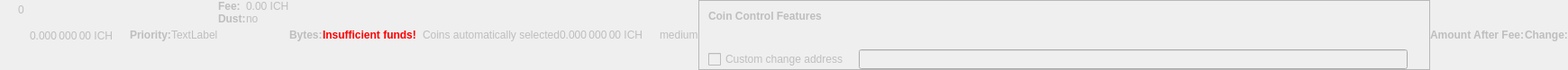
    <widget class="QWidget" name="dummyHideWidget" native="true">
     <property name="enabled">
      <bool>false</bool>
     </property>
     <property name="maximumSize">
      <size>
       <width>100</width>
       <height>22</height>
      </size>
     </property>
     <layout class="QHBoxLayout" name="dummyHideLayout">
      <property name="spacing">
       <number>0</number>
      </property>
      <property name="leftMargin">
       <number>0</number>
      </property>
      <property name="topMargin">
       <number>0</number>
      </property>
      <property name="rightMargin">
       <number>0</number>
      </property>
      <property name="bottomMargin">
       <number>0</number>
      </property>
      <item>
       <layout class="QFormLayout" name="formLayoutCoinControl1">
        <property name="horizontalSpacing">
         <number>10</number>
        </property>
        <property name="verticalSpacing">
         <number>14</number>
        </property>
        <property name="leftMargin">
         <number>10</number>
        </property>
        <property name="topMargin">
         <number>4</number>
        </property>
        <property name="rightMargin">
         <number>6</number>
        </property>
        <item row="0" column="1">
         <widget class="QLabel" name="labelCoinControlBytes">
          <property name="cursor">
           <cursorShape>IBeamCursor</cursorShape>
          </property>
          <property name="contextMenuPolicy">
           <enum>Qt::ActionsContextMenu</enum>
          </property>
          <property name="text">
           <string notr="true">0</string>
          </property>
          <property name="textInteractionFlags">
           <set>Qt::LinksAccessibleByMouse|Qt::TextSelectableByKeyboard|Qt::TextSelectableByMouse</set>
          </property>
         </widget>
        </item>
       </layout>
      </item>
      <item>
       <widget class="QLabel" name="labelCoinControlAfterFee">
        <property name="enabled">
         <bool>false</bool>
        </property>
        <property name="sizePolicy">
         <sizepolicy hsizetype="Fixed" vsizetype="Fixed">
          <horstretch>0</horstretch>
          <verstretch>0</verstretch>
         </sizepolicy>
        </property>
        <property name="minimumSize">
         <size>
          <width>111</width>
          <height>12</height>
         </size>
        </property>
        <property name="maximumSize">
         <size>
          <width>111</width>
          <height>12</height>
         </size>
        </property>
        <property name="cursor">
         <cursorShape>IBeamCursor</cursorShape>
        </property>
        <property name="contextMenuPolicy">
         <enum>Qt::ActionsContextMenu</enum>
        </property>
        <property name="text">
         <string notr="true">0.000 000 00 ICH</string>
        </property>
        <property name="textInteractionFlags">
         <set>Qt::LinksAccessibleByMouse|Qt::TextSelectableByKeyboard|Qt::TextSelectableByMouse</set>
        </property>
       </widget>
      </item>
      <item>
       <widget class="QLabel" name="labelCoinControlPriorityText">
        <property name="enabled">
         <bool>false</bool>
        </property>
        <property name="font">
         <font>
          <weight>75</weight>
          <bold>true</bold>
         </font>
        </property>
        <property name="text">
         <string>Priority:</string>
        </property>
       </widget>
      </item>
      <item>
       <layout class="QHBoxLayout" name="horizontalLayout">
        <item>
         <widget class="QLabel" name="WarningLabel">
          <property name="text">
           <string>TextLabel</string>
          </property>
         </widget>
        </item>
       </layout>
      </item>
      <item>
       <layout class="QFormLayout" name="formLayoutCoinControl3">
        <property name="horizontalSpacing">
         <number>0</number>
        </property>
        <property name="verticalSpacing">
         <number>0</number>
        </property>
        <property name="leftMargin">
         <number>0</number>
        </property>
        <property name="topMargin">
         <number>0</number>
        </property>
        <property name="rightMargin">
         <number>0</number>
        </property>
        <item row="0" column="0">
         <widget class="QLabel" name="labelCoinControlFeeText">
          <property name="enabled">
           <bool>false</bool>
          </property>
          <property name="font">
           <font>
            <weight>75</weight>
            <bold>true</bold>
           </font>
          </property>
          <property name="text">
           <string>Fee:</string>
          </property>
          <property name="margin">
           <number>0</number>
          </property>
         </widget>
        </item>
        <item row="0" column="1">
         <widget class="QLabel" name="labelCoinControlFee">
          <property name="enabled">
           <bool>false</bool>
          </property>
          <property name="cursor">
           <cursorShape>IBeamCursor</cursorShape>
          </property>
          <property name="contextMenuPolicy">
           <enum>Qt::ActionsContextMenu</enum>
          </property>
          <property name="text">
           <string notr="true">0.00 ICH</string>
          </property>
          <property name="textInteractionFlags">
           <set>Qt::LinksAccessibleByMouse|Qt::TextSelectableByKeyboard|Qt::TextSelectableByMouse</set>
          </property>
         </widget>
        </item>
        <item row="1" column="0">
         <widget class="QLabel" name="labelCoinControlLowOutputText">
          <property name="enabled">
           <bool>false</bool>
          </property>
          <property name="font">
           <font>
            <weight>75</weight>
            <bold>true</bold>
           </font>
          </property>
          <property name="text">
           <string>Dust:</string>
          </property>
         </widget>
        </item>
        <item row="1" column="1">
         <widget class="QLabel" name="labelCoinControlLowOutput">
          <property name="enabled">
           <bool>false</bool>
          </property>
          <property name="cursor">
           <cursorShape>IBeamCursor</cursorShape>
          </property>
          <property name="contextMenuPolicy">
           <enum>Qt::ActionsContextMenu</enum>
          </property>
          <property name="text">
           <string>no</string>
          </property>
          <property name="textInteractionFlags">
           <set>Qt::LinksAccessibleByMouse|Qt::TextSelectableByKeyboard|Qt::TextSelectableByMouse</set>
          </property>
         </widget>
        </item>
       </layout>
      </item>
      <item>
       <widget class="QLabel" name="labelCoinControlBytesText">
        <property name="enabled">
         <bool>false</bool>
        </property>
        <property name="font">
         <font>
          <weight>75</weight>
          <bold>true</bold>
         </font>
        </property>
        <property name="text">
         <string>Bytes:</string>
        </property>
       </widget>
      </item>
      <item>
       <layout class="QFormLayout" name="formLayoutCoinControl2">
        <property name="horizontalSpacing">
         <number>0</number>
        </property>
        <property name="verticalSpacing">
         <number>0</number>
        </property>
        <property name="leftMargin">
         <number>0</number>
        </property>
        <property name="topMargin">
         <number>0</number>
        </property>
        <property name="rightMargin">
         <number>0</number>
        </property>
       </layout>
      </item>
      <item>
       <layout class="QHBoxLayout" name="horizontalLayoutCoinControl2">
        <property name="spacing">
         <number>0</number>
        </property>
        <property name="bottomMargin">
         <number>0</number>
        </property>
       </layout>
      </item>
      <item>
       <widget class="QLabel" name="labelCoinControlInsuffFunds">
        <property name="enabled">
         <bool>false</bool>
        </property>
        <property name="minimumSize">
         <size>
          <width>0</width>
          <height>0</height>
         </size>
        </property>
        <property name="font">
         <font>
          <weight>75</weight>
          <bold>true</bold>
         </font>
        </property>
        <property name="styleSheet">
         <string notr="true">color:red;font-weight:bold;</string>
        </property>
        <property name="text">
         <string>Insufficient funds!</string>
        </property>
        <property name="margin">
         <number>5</number>
        </property>
       </widget>
      </item>
      <item>
       <layout class="QFormLayout" name="formLayoutCoinControl4">
        <property name="horizontalSpacing">
         <number>0</number>
        </property>
        <property name="verticalSpacing">
         <number>0</number>
        </property>
        <property name="leftMargin">
         <number>0</number>
        </property>
        <property name="topMargin">
         <number>0</number>
        </property>
        <property name="rightMargin">
         <number>0</number>
        </property>
       </layout>
      </item>
      <item>
       <widget class="QLabel" name="labelCoinControlChangeLabel">
        <property name="enabled">
         <bool>false</bool>
        </property>
        <property name="sizePolicy">
         <sizepolicy hsizetype="Preferred" vsizetype="Expanding">
          <horstretch>0</horstretch>
          <verstretch>0</verstretch>
         </sizepolicy>
        </property>
        <property name="minimumSize">
         <size>
          <width>0</width>
          <height>0</height>
         </size>
        </property>
        <property name="text">
         <string/>
        </property>
        <property name="margin">
         <number>3</number>
        </property>
       </widget>
      </item>
      <item>
       <widget class="QLabel" name="labelCoinControlAutomaticallySelected">
        <property name="enabled">
         <bool>false</bool>
        </property>
        <property name="sizePolicy">
         <sizepolicy hsizetype="Fixed" vsizetype="Fixed">
          <horstretch>0</horstretch>
          <verstretch>0</verstretch>
         </sizepolicy>
        </property>
        <property name="minimumSize">
         <size>
          <width>0</width>
          <height>0</height>
         </size>
        </property>
        <property name="maximumSize">
         <size>
          <width>240</width>
          <height>16777215</height>
         </size>
        </property>
        <property name="text">
         <string>Coins automatically selected</string>
        </property>
        <property name="margin">
         <number>5</number>
        </property>
       </widget>
      </item>
      <item>
       <widget class="QLabel" name="labelCoinControlChange">
        <property name="enabled">
         <bool>false</bool>
        </property>
        <property name="sizePolicy">
         <sizepolicy hsizetype="Fixed" vsizetype="Fixed">
          <horstretch>0</horstretch>
          <verstretch>0</verstretch>
         </sizepolicy>
        </property>
        <property name="minimumSize">
         <size>
          <width>111</width>
          <height>0</height>
         </size>
        </property>
        <property name="maximumSize">
         <size>
          <width>111</width>
          <height>16777215</height>
         </size>
        </property>
        <property name="cursor">
         <cursorShape>IBeamCursor</cursorShape>
        </property>
        <property name="contextMenuPolicy">
         <enum>Qt::ActionsContextMenu</enum>
        </property>
        <property name="text">
         <string notr="true">0.000 000 00 ICH</string>
        </property>
        <property name="textInteractionFlags">
         <set>Qt::LinksAccessibleByMouse|Qt::TextSelectableByKeyboard|Qt::TextSelectableByMouse</set>
        </property>
       </widget>
      </item>
      <item>
       <widget class="QLabel" name="labelCoinControlPriority">
        <property name="enabled">
         <bool>false</bool>
        </property>
        <property name="cursor">
         <cursorShape>IBeamCursor</cursorShape>
        </property>
        <property name="contextMenuPolicy">
         <enum>Qt::ActionsContextMenu</enum>
        </property>
        <property name="text">
         <string>medium</string>
        </property>
        <property name="textInteractionFlags">
         <set>Qt::LinksAccessibleByMouse|Qt::TextSelectableByKeyboard|Qt::TextSelectableByMouse</set>
        </property>
       </widget>
      </item>
      <item>
       <widget class="QFrame" name="frameCoinControl">
        <property name="sizePolicy">
         <sizepolicy hsizetype="Expanding" vsizetype="Expanding">
          <horstretch>0</horstretch>
          <verstretch>0</verstretch>
         </sizepolicy>
        </property>
        <property name="maximumSize">
         <size>
          <width>16777215</width>
          <height>16777215</height>
         </size>
        </property>
        <property name="frameShape">
         <enum>QFrame::StyledPanel</enum>
        </property>
        <property name="frameShadow">
         <enum>QFrame::Sunken</enum>
        </property>
        <layout class="QVBoxLayout" name="verticalLayoutCoinControl2_2">
         <property name="spacing">
          <number>0</number>
         </property>
         <property name="leftMargin">
          <number>0</number>
         </property>
         <property name="topMargin">
          <number>0</number>
         </property>
         <property name="rightMargin">
          <number>0</number>
         </property>
         <property name="bottomMargin">
          <number>0</number>
         </property>
         <item>
          <layout class="QVBoxLayout" name="verticalLayoutCoinControl" stretch="0,0,0,1">
           <property name="spacing">
            <number>0</number>
           </property>
           <property name="leftMargin">
            <number>10</number>
           </property>
           <property name="topMargin">
            <number>10</number>
           </property>
           <item>
            <layout class="QHBoxLayout" name="horizontalLayoutCoinControl1">
             <property name="bottomMargin">
              <number>15</number>
             </property>
             <item>
              <widget class="QLabel" name="labelCoinControlFeatures">
               <property name="enabled">
                <bool>false</bool>
               </property>
               <property name="sizePolicy">
                <sizepolicy hsizetype="Preferred" vsizetype="Maximum">
                 <horstretch>0</horstretch>
                 <verstretch>0</verstretch>
                </sizepolicy>
               </property>
               <property name="font">
                <font>
                 <weight>75</weight>
                 <bold>true</bold>
                </font>
               </property>
               <property name="styleSheet">
                <string notr="true">font-weight:bold;</string>
               </property>
               <property name="text">
                <string>Coin Control Features</string>
               </property>
              </widget>
             </item>
            </layout>
           </item>
           <item>
            <widget class="QWidget" name="widgetCoinControl" native="true">
             <property name="sizePolicy">
              <sizepolicy hsizetype="Preferred" vsizetype="Preferred">
               <horstretch>0</horstretch>
               <verstretch>0</verstretch>
              </sizepolicy>
             </property>
             <property name="minimumSize">
              <size>
               <width>0</width>
               <height>0</height>
              </size>
             </property>
             <property name="styleSheet">
              <string notr="true"/>
             </property>
             <layout class="QHBoxLayout" name="horizontalLayoutCoinControl5_2">
              <property name="leftMargin">
               <number>0</number>
              </property>
              <property name="topMargin">
               <number>0</number>
              </property>
              <property name="rightMargin">
               <number>0</number>
              </property>
              <property name="bottomMargin">
               <number>0</number>
              </property>
              <item>
               <layout class="QHBoxLayout" name="horizontalLayoutCoinControl3">
                <property name="spacing">
                 <number>20</number>
                </property>
                <property name="topMargin">
                 <number>0</number>
                </property>
                <property name="bottomMargin">
                 <number>10</number>
                </property>
               </layout>
              </item>
             </layout>
            </widget>
           </item>
           <item>
            <layout class="QHBoxLayout" name="horizontalLayoutCoinControl4" stretch="0,0,0">
             <property name="spacing">
              <number>12</number>
             </property>
             <property name="sizeConstraint">
              <enum>QLayout::SetDefaultConstraint</enum>
             </property>
             <property name="topMargin">
              <number>5</number>
             </property>
             <property name="rightMargin">
              <number>5</number>
             </property>
             <item>
              <widget class="QCheckBox" name="checkBoxCoinControlChange">
               <property name="enabled">
                <bool>false</bool>
               </property>
               <property name="toolTip">
                <string>If this is activated, but the change address is empty or invalid, change will be sent to a newly generated address.</string>
               </property>
               <property name="text">
                <string>Custom change address</string>
               </property>
              </widget>
             </item>
             <item>
              <widget class="QValidatedLineEdit" name="lineEditCoinControlChange">
               <property name="enabled">
                <bool>false</bool>
               </property>
               <property name="sizePolicy">
                <sizepolicy hsizetype="Expanding" vsizetype="Fixed">
                 <horstretch>0</horstretch>
                 <verstretch>0</verstretch>
                </sizepolicy>
               </property>
              </widget>
             </item>
             <item>
              <widget class="QLabel" name="labelCoinControlChangeLabel_2">
               <property name="sizePolicy">
                <sizepolicy hsizetype="Preferred" vsizetype="Expanding">
                 <horstretch>0</horstretch>
                 <verstretch>0</verstretch>
                </sizepolicy>
               </property>
               <property name="minimumSize">
                <size>
                 <width>0</width>
                 <height>0</height>
                </size>
               </property>
               <property name="text">
                <string/>
               </property>
               <property name="margin">
                <number>3</number>
               </property>
              </widget>
             </item>
            </layout>
           </item>
           <item>
            <spacer name="verticalSpacerCoinControl">
             <property name="orientation">
              <enum>Qt::Vertical</enum>
             </property>
             <property name="sizeHint" stdset="0">
              <size>
               <width>800</width>
               <height>1</height>
              </size>
             </property>
            </spacer>
           </item>
          </layout>
         </item>
        </layout>
       </widget>
      </item>
      <item>
       <widget class="QLabel" name="labelCoinControlAfterFeeText">
        <property name="enabled">
         <bool>false</bool>
        </property>
        <property name="minimumSize">
         <size>
          <width>0</width>
          <height>0</height>
         </size>
        </property>
        <property name="maximumSize">
         <size>
          <width>16777215</width>
          <height>16777215</height>
         </size>
        </property>
        <property name="font">
         <font>
          <weight>75</weight>
          <bold>true</bold>
         </font>
        </property>
        <property name="text">
         <string>Amount After Fee:</string>
        </property>
        <property name="alignment">
         <set>Qt::AlignLeading|Qt::AlignLeft|Qt::AlignVCenter</set>
        </property>
        <property name="margin">
         <number>0</number>
        </property>
       </widget>
      </item>
      <item>
       <widget class="QLabel" name="labelCoinControlChangeText">
        <property name="enabled">
         <bool>false</bool>
        </property>
        <property name="sizePolicy">
         <sizepolicy hsizetype="Preferred" vsizetype="Preferred">
          <horstretch>0</horstretch>
          <verstretch>0</verstretch>
         </sizepolicy>
        </property>
        <property name="minimumSize">
         <size>
          <width>0</width>
          <height>0</height>
         </size>
        </property>
        <property name="maximumSize">
         <size>
          <width>16777215</width>
          <height>16777215</height>
         </size>
        </property>
        <property name="font">
         <font>
          <weight>75</weight>
          <bold>true</bold>
         </font>
        </property>
        <property name="text">
         <string>Change:</string>
        </property>
        <property name="alignment">
         <set>Qt::AlignLeading|Qt::AlignLeft|Qt::AlignVCenter</set>
        </property>
       </widget>
      </item>
     </layout>
    </widget>
